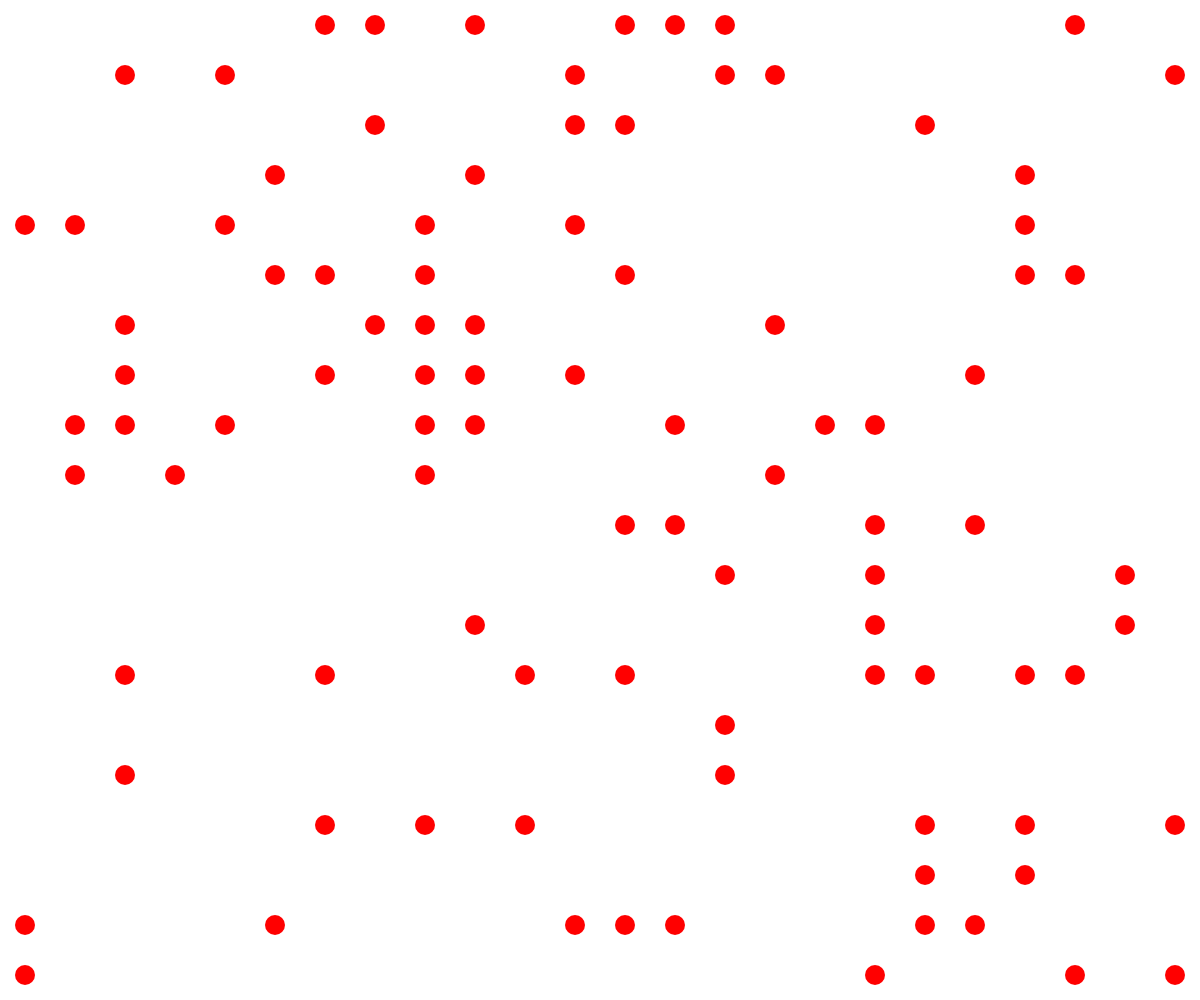
Frame 1 (no input)
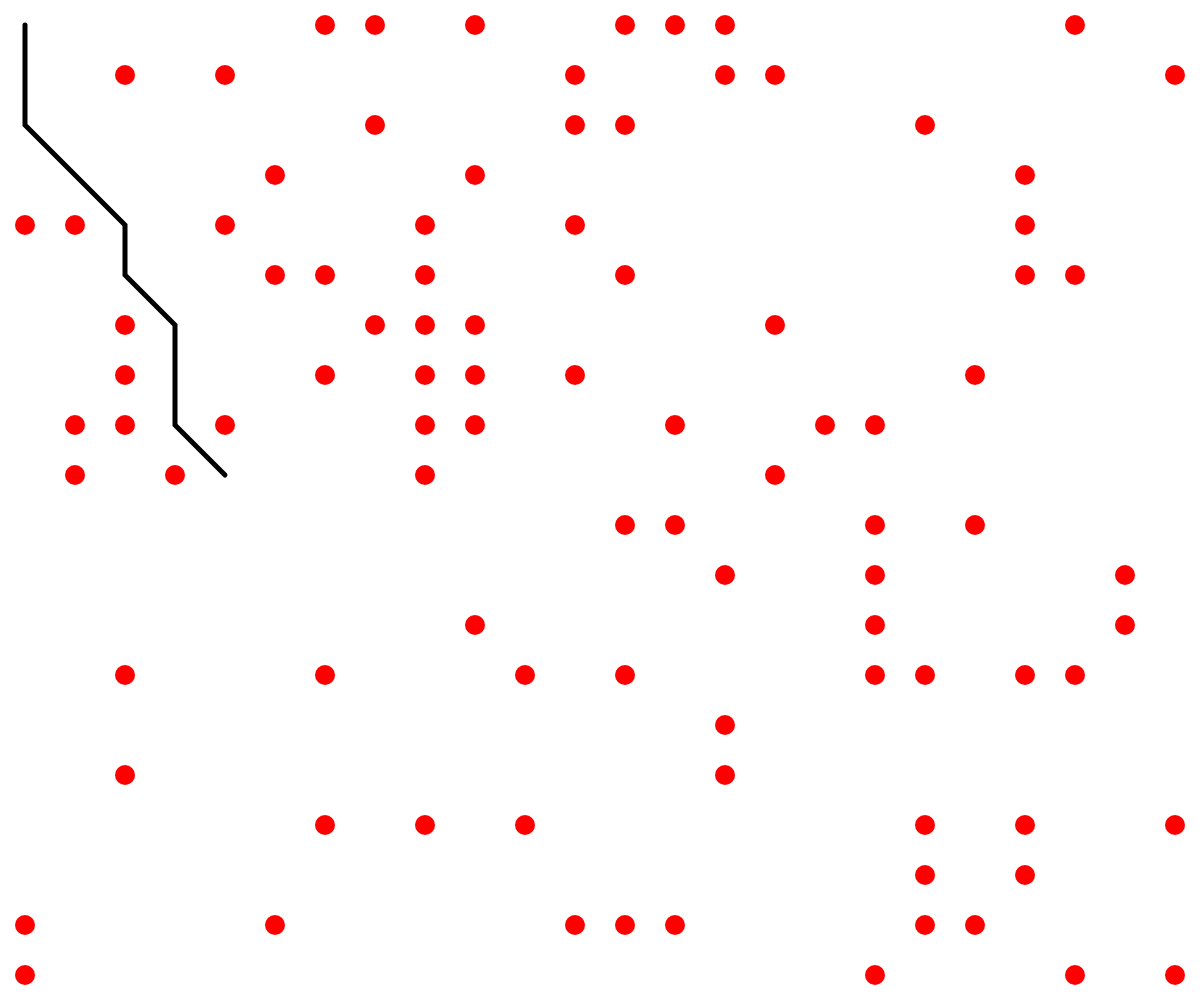
Frame 60 (no input)
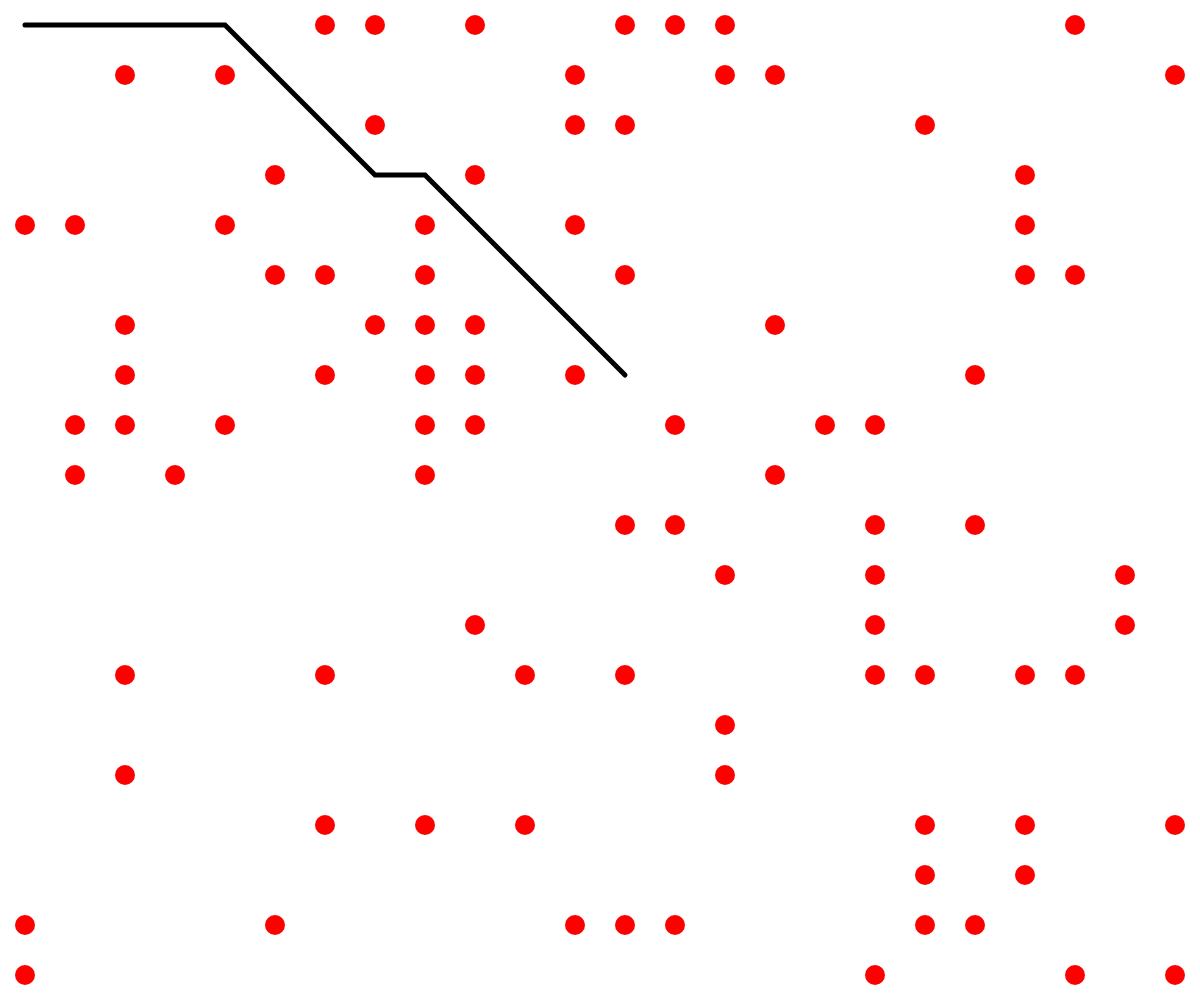
Frame 120 (the mouse pressed at the canvas centre since frame 60)

The p5.js sketch that drew these frames (run headless with seeded random() and noise() and a simulated clock; from frame 60 on, the mouse is pressed at the canvas centre):

// p5.js sketch
// ── sketch.js
let w = 50
let grid;
let cols = 0
let rows = 0

let optimalPath = []

let start = null
let end = null
let currentNode = null

let openSet = []
let closedSet = []

let alreadyVisited = []


function heuristic(a, b) {
    return dist(a.i, a.j, b.i, b.j)
}

function getBestNode(nodes) {
    let minFScore = 0
    let minIndex = 0

    for (let i = 0; i < nodes.length; i++) {
        if (nodes[i].fScore < minFScore) {
            minFScore = nodes[i].fScore
            minIndex = i
        }
    }

    return nodes[minIndex]
}

function removeNode(node, nodes) {
    for (let i = nodes.length; i >= 0; i--) {
        if (nodes[i] === node) {
            nodes.splice(i, 1)
        }
    }
}

function findElement(node, nodes) {
    let index = -1

    for (let i = 0; i < nodes.length; i++) {
        if (nodes[i] === node) {
            index = i
        }
    }

    if (index > -1) {
        return nodes[index]
    }

    return null
}

// function aStar(start, end, h) {
//     let openSet = [start]
//     let closedSet = []

//     while (openSet.length) {
//         currentNode = getBestNode(openSet)

//         if (currentNode === end || currentNode.wall) {
//             return
//         }

//         removeNode(currentNode, openSet)
//         closedSet.push(currentNode)

//         let neighbours = currentNode.neighbours

//         for (let i = 0; i < neighbours.length; i++) {
//             if (!findElement(neighbours[i], closedSet) && !neighbours[i].wall) {
//                 let tempGScore = currentNode.gScore + dist(currentNode.i, currentNode.j, neighbours[i].i, neighbours[i].j)

//                 var newPath = false
//                 if (findElement(neighbours[i], openSet)) {
//                     if (tempGScore < neighbours[i].gScore) {
//                         neighbours[i].gScore = tempGScore
//                         newPath = true
//                     }
//                 } else {
//                     neighbours[i].gScore = tempGScore
//                     newPath = true
//                     openSet.push(neighbours[i])
//                 }

//                 // Yes, it's a better path
//                 if (newPath) {
//                     neighbours[i].cameFrom = currentNode
//                     neighbours[i].fScore = neighbours[i].gScore + h(neighbours[i], end)
//                 }
//             }
//         }
//     }

//     return []

// }


function gridNode(i, j, isWall) {
    this.i = i
    this.j = j
    this.wall = isWall
    this.cameFrom = null
    this.gScore = 0
    this.fScore = 0

    this.neighbours = []

    let self = this

    this.addNeighbours = function (i, j) {

        let iGrid = {
            start: i - 1,
            end: i + 1
        }

        let jGrid = {
            start: j - 1,
            end: j + 1
        }

        if (iGrid.start < 0) {
            iGrid.start = 0
        }

        if (jGrid.start < 0) {
            jGrid.start = 0
        }

        if (iGrid.end > cols - 1) {
            iGrid.end = cols - 1
        }

        if (jGrid.end > rows - 1) {
            jGrid.end = rows - 1
        }

        for (let iCounter = iGrid.start; iCounter <= iGrid.end; iCounter++) {
            for (let jCounter = jGrid.start; jCounter <= jGrid.end; jCounter++) {
                if (iCounter === i && jCounter === j) {
                    continue
                }

                if (grid[iCounter][jCounter]) {
                    self.neighbours.push(grid[iCounter][jCounter])
                }
            }
        }
    }
}

function setup() {
    cols = Math.floor(windowWidth / w)
    rows = Math.floor(windowHeight / w)
    grid = new Array(cols)

    createCanvas(windowWidth, windowHeight)

    for (let i = 0; i < grid.length; i++) {
        grid[i] = new Array(rows)
    }

    for (let i = 0; i < grid.length; i++) {
        for (let j = 0; j < grid[i].length; j++) {
            grid[i][j] = new gridNode(i * w + 25, j * w + 25, random(0, 5) > 4)
        }
    }

    for (let i = 0; i < grid.length; i++) {
        for (let j = 0; j < grid[i].length; j++) {
            grid[i][j].addNeighbours(i, j)
        }
    }

    start = grid[0][0]
    end = grid[cols - 1][rows - 1]

    openSet.push(start)

}

function draw() {
    background(255)

    if (openSet.length) {
        currentNode = getBestNode(openSet)

        if (currentNode === end || currentNode.wall) {
            noLoop()
            console.log("Done")
        }

        removeNode(currentNode, openSet)
        closedSet.push(currentNode)

        let neighbours = currentNode.neighbours

        for (let i = 0; i < neighbours.length; i++) {
            if (!findElement(neighbours[i], closedSet) && !neighbours[i].wall) {
                let tempGScore = currentNode.gScore + dist(currentNode.i, currentNode.j, neighbours[i].i, neighbours[i].j)

                var newPath = false
                if (findElement(neighbours[i], openSet)) {
                    if (tempGScore < neighbours[i].gScore) {
                        neighbours[i].gScore = tempGScore
                        newPath = true
                    }
                } else {
                    neighbours[i].gScore = tempGScore
                    newPath = true
                    openSet.push(neighbours[i])
                }

                // Yes, it's a better path
                if (newPath) {
                    neighbours[i].cameFrom = currentNode
                    neighbours[i].fScore = neighbours[i].gScore + heuristic(neighbours[i], end)
                }
            }
        }
    } else {
        console.log('no solution')
        noLoop()
    }


    strokeWeight(20)
    for (let i = 0; i < grid.length; i++) {
        for (let j = 0; j < grid[i].length; j++) {
            const node = grid[i][j]
            if (node.wall) {
                stroke(255, 0, 0);
            } else {
                stroke(255);
            }
            point(node.i, node.j)
        }
    }

    let temp = currentNode
    optimalPath = [temp]

    while (temp.cameFrom) {
        optimalPath.push(temp.cameFrom)
        temp = temp.cameFrom
    }

    stroke(0);
    strokeWeight(5)
    noFill()
    beginShape();
    for (let i = 0; i < optimalPath.length; i++) {
        vertex(optimalPath[i].i, optimalPath[i].j);
    }
    endShape();
}
